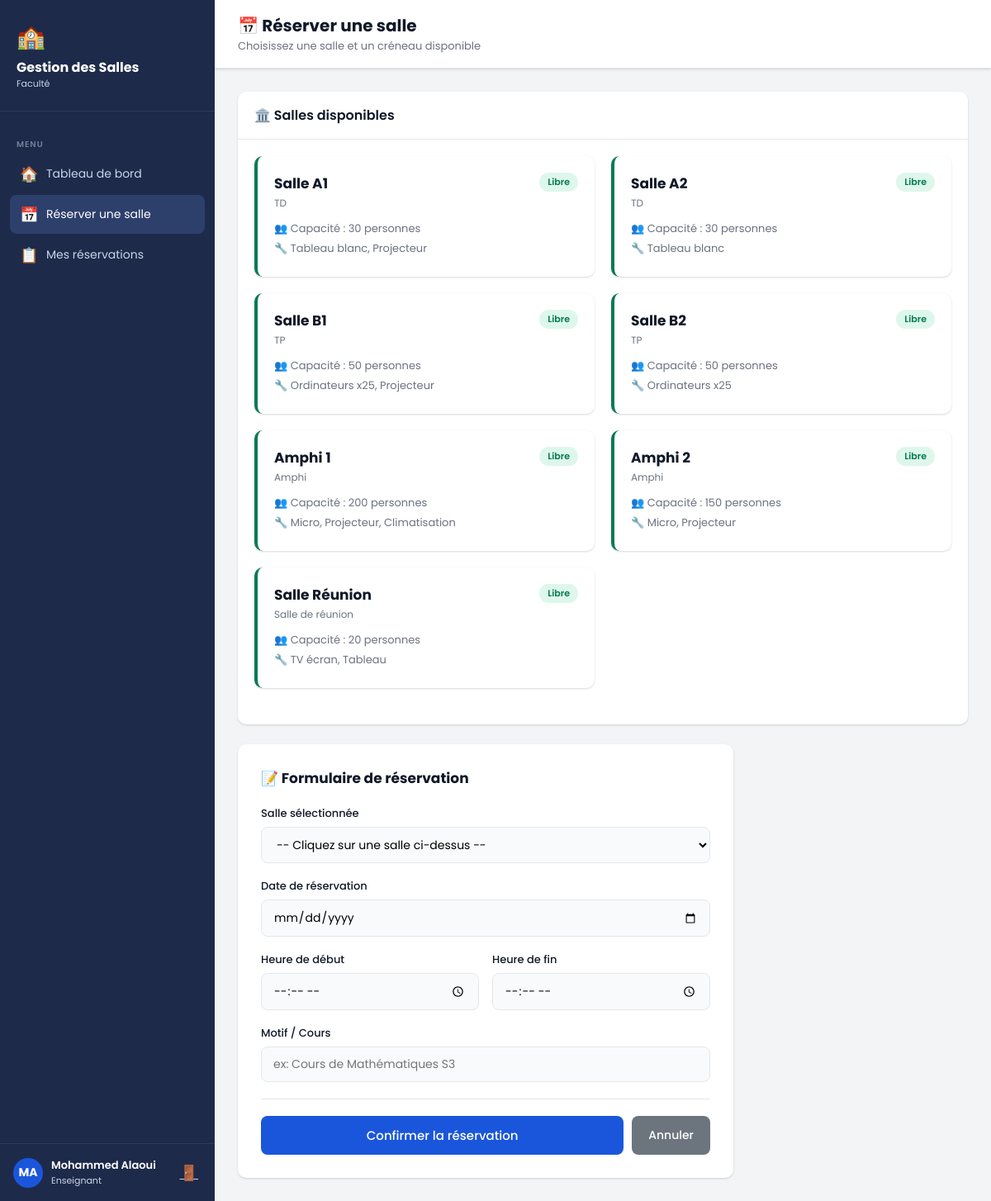
Screenshot of /enseignant/reserver.php (signed in) with the database file from the repository.
### tables this page shows
CREATE TABLE salles (
    id INT AUTO_INCREMENT PRIMARY KEY,
    nom VARCHAR(100) NOT NULL,
    capacite INT NOT NULL,
    type ENUM('TD', 'TP', 'Amphi', 'Salle de réunion') NOT NULL,
    equipements TEXT,
    disponible TINYINT(1) DEFAULT 1,
    created_at TIMESTAMP DEFAULT CURRENT_TIMESTAMP
);

### enseignant/reserver.php (the view, shortened to what this page needs)
<?php
require_once '../includes/db.php';
?>
<!DOCTYPE html>
<html lang="fr">
<head>
    <link rel="stylesheet" href="../css/style.css">
</head>
<body>
<div class="layout">
    <?php include '../includes/sidebar_ens.php'; ?>
    <div class="main-content">
        <div class="topbar">
            <div>
                <h1>📅 Réserver une salle</h1>
                <p>Choisissez une salle et un créneau disponible</p>
            </div>
        </div>
        <div class="page-content">
            <div class="card" style="margin-bottom:24px;">
                <div class="card-header"><h3>🏛️ Salles disponibles</h3></div>
                <div class="card-body">
                    <div class="salles-grid">
                    <?php
                    $salles_all = $conn->query("SELECT * FROM salles WHERE disponible=1 ORDER BY type, nom");
                    while ($s = $salles_all->fetch_assoc()):
                    ?>
                        <div class="salle-card free" onclick="selectSalle(<?= $s['id'] ?>, '<?= htmlspecialchars($s['nom']) ?>', this)">
                            <div class="salle-card-header">
                                <div>
                                    <div class="salle-name"><?= htmlspecialchars($s['nom']) ?></div>
                                    <div class="salle-type"><?= htmlspecialchars($s['type']) ?></div>
                                </div>
                                <span class="badge badge-success">Libre</span>
                            </div>
                            <div class="salle-info">
                                <span>👥 Capacité : <?= (int)$s['capacite'] ?> personnes</span>
                                <span>🔧 <?= htmlspecialchars($s['equipements']) ?></span>
                            </div>
                        </div>
                    <?php endwhile; ?>
                    </div>
                </div>
            </div>
            <div class="form-card">
                <h3 style="margin-bottom:20px;font-size:17px;">📝 Formulaire de réservation</h3>
                <form method="POST">
                    <div class="form-group">
                        <label>Salle sélectionnée</label>
                        <select name="salle_id" id="salle_select" required>
                            <option value="">-- Cliquez sur une salle ci-dessus --</option>
                        </select>
                    </div>
                    <div class="form-group">
                        <label>Date de réservation</label>
                        <input type="date" name="date_reservation" min="<?= date('Y-m-d') ?>" required>
                    </div>
                    <div class="form-row">
                        <div class="form-group">
                            <label>Heure de début</label>
                            <input type="time" name="heure_debut" required>
                        </div>
                        <div class="form-group">
                            <label>Heure de fin</label>
                            <input type="time" name="heure_fin" required>
                        </div>
                    </div>
                    <div class="form-group">
                        <label>Motif / Cours</label>
                        <input type="text" name="motif" placeholder="ex: Cours de Mathématiques S3" maxlength="255">
                    </div>
                    <div class="form-actions">
                        <button type="submit" class="btn btn-primary">Confirmer la réservation</button>
                        <a href="../enseignant/index.php" class="btn btn-secondary">Annuler</a>
                    </div>
                </form>
            </div>
        </div>
    </div>
</div>
</body>
</html>

### css/style.css (style rules this page uses)
:root { --primary: #1a56db; --primary-dark: #1e429f; --secondary: #6c757d; --success: #057a55; --danger: #e02424; --warning: #c27803; --bg: #f3f4f6; --white: #ffffff; --text: #111928; --text-light: #6b7280; --border: #e5e7eb; --sidebar-bg: #1e2a4a; --sidebar-text: #c9d4e8; --sidebar-hover: #2d3f6b; --shadow: 0 1px 3px rgba(0,0,0,0.1), 0 1px 2px rgba(0,0,0,0.06); --shadow-md: 0 4px 6px rgba(0,0,0,0.07), 0 2px 4px rgba(0,0,0,0.06); --radius: 10px; }
* { box-sizing: border-box; margin: 0; padding: 0; }
body { font-family: 'Poppins', sans-serif; background: var(--bg); color: var(--text); min-height: 100vh; }
.form-group { margin-bottom: 18px; }
.form-group label { display: block; font-size: 13px; font-weight: 500; margin-bottom: 6px; color: var(--text); }
.form-group input, .form-group select, .form-group textarea { width: 100%; padding: 10px 14px; border: 1.5px solid var(--border); border-radius: 8px; font-size: 14px; font-family: inherit; transition: border-color 0.2s; outline: none; background: #f9fafb; }
.btn { display: inline-flex; align-items: center; gap: 6px; padding: 10px 20px; border: none; border-radius: 8px; font-size: 14px; font-family: inherit; font-weight: 500; cursor: pointer; text-decoration: none; transition: all 0.2s; }
.btn-primary { background: var(--primary); color: white; width: 100%; justify-content: center; padding: 12px; font-size: 15px; }
.btn-secondary { background: var(--secondary); color: white; }
.layout { display: flex; min-height: 100vh; }
.main-content { margin-left: 260px; flex: 1; padding: 0; }
.topbar { background: white; padding: 16px 28px; border-bottom: 1px solid var(--border); display: flex; align-items: center; justify-content: space-between; box-shadow: var(--shadow); }
.topbar h1 { font-size: 20px; font-weight: 700; }
.topbar p { font-size: 13px; color: var(--text-light); }
.page-content { padding: 28px; }
.card { background: white; border-radius: var(--radius); box-shadow: var(--shadow); overflow: hidden; margin-bottom: 24px; }
.card-header { padding: 16px 20px; border-bottom: 1px solid var(--border); display: flex; align-items: center; justify-content: space-between; }
.card-header h3 { font-size: 16px; font-weight: 600; }
.card-body { padding: 20px; }
.badge { display: inline-block; padding: 3px 10px; border-radius: 20px; font-size: 11px; font-weight: 600; }
.badge-success { background: #def7ec; color: var(--success); }
.form-card { background: white; border-radius: var(--radius); box-shadow: var(--shadow); padding: 28px; max-width: 600px; }
.form-row { display: grid; grid-template-columns: 1fr 1fr; gap: 16px; }
.form-actions { display: flex; gap: 10px; margin-top: 20px; padding-top: 20px; border-top: 1px solid var(--border); }
.salles-grid { display: grid; grid-template-columns: repeat(auto-fill, minmax(280px, 1fr)); gap: 20px; margin-bottom: 24px; }
.salle-card { background: white; border-radius: var(--radius); box-shadow: var(--shadow); padding: 20px; border-left: 4px solid var(--primary); transition: transform 0.2s, box-shadow 0.2s; cursor: pointer; }
.salle-card.free { border-left-color: var(--success); }
.salle-card-header { display: flex; justify-content: space-between; align-items: flex-start; margin-bottom: 12px; }
.salle-name { font-size: 17px; font-weight: 700; }
.salle-type { font-size: 12px; color: var(--text-light); margin-top: 2px; }
.salle-info { font-size: 13px; color: var(--text-light); }
.salle-info span { display: block; margin-bottom: 4px; }

### rows the page displays
salles: nom "Salle A1", type "TD", capacite "30", equipements "Tableau blanc, Projecteur"
salles: nom "Salle A2", type "TD", capacite "30", equipements "Tableau blanc"
salles: nom "Salle B1", type "TP", capacite "50", equipements "Ordinateurs x25, Projecteur"
salles: nom "Salle B2", type "TP", capacite "50", equipements "Ordinateurs x25"
salles: nom "Amphi 1", type "Amphi", capacite "200", equipements "Micro, Projecteur, Climatisation"
salles: nom "Amphi 2", type "Amphi", capacite "150", equipements "Micro, Projecteur"
salles: nom "Salle Réunion", type "Salle de réunion", capacite "20", equipements "TV écran, Tableau"

### other values shown
substr($_SESSION['prenom'], 0, 1) . substr($_SESSION['nom'], 0, 1) "MA"
$_SESSION['prenom'] . ' ' . $_SESSION['nom'] "Mohammed Alaoui"
